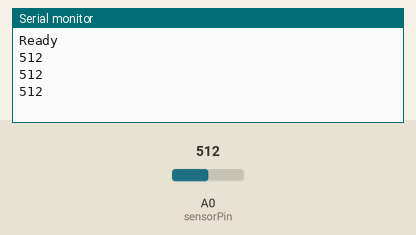
Simulated run of this sketch. Board: Arduino Uno, built with avr-gcc and run on an emulated ATmega328P. On the bench: the last lines printed to the serial monitor. The inputs (shaded band) are chosen by the test bench; at power-on: A0 (sensorPin) = 512.

Above: at 1.2 s.
1.3 s: A0 (sensorPin) set to 716
At 1.74 s:
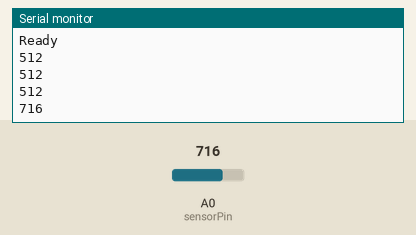
2.8 s: A0 (sensorPin) set to 900
At 2.86 s:
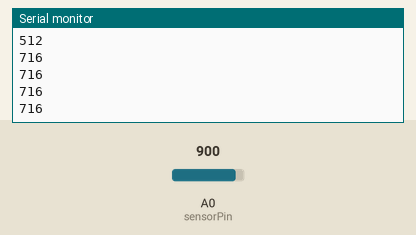
Timing chart, 0 to 5.8 s (numbered marks = the images above; inputs shaded):
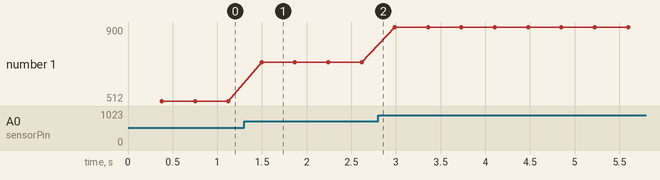

Measured:
- after the input at 1.3 s, the serial monitor: prints a new line after 0.20 s (image 1)
- plotted number 1: 512 → 716 after the input at 1.3 s, 716 → 900 after the input at 2.8 s

The sketch:

potentiometer.ino
```cpp
#define LCD_PORT_TX 7
#define LCD_PORT_RX 6 // not really used

// http://neaptide.org/journal/2014/07/arduino-softwareserial-with-printf/
#include <SoftwareSerial.h>
#include <inttypes.h>
class mySerial : public SoftwareSerial {

  public:
    mySerial(uint8_t receivePin, uint8_t transmitPin,
      bool inverse_logic = false) :
      SoftwareSerial(receivePin, transmitPin,inverse_logic) {}

    virtual size_t write(uint8_t byte) {
      return SoftwareSerial::write(byte);
    }

    int printf(char* fmt, ...) {
      char buff[256];
      va_list args;
      va_start(args, fmt);
      int return_status = vsnprintf(buff, sizeof(buff), fmt, args);
      va_end(args);
      uint8_t *s = (uint8_t *)&buff;
      while (*s) write(*s++);
      return return_status;
    }

};

mySerial lcdserial(LCD_PORT_RX, LCD_PORT_TX);

int sensorPin = A0;    // select the input pin for the potentiometer
int sensorValue = 0;  // variable to store the value coming from the sensor

int updateMonitor = 0;

#include <stdarg.h>
void p(char *fmt, ... ){
        char buf[128]; // resulting string limited to 128 chars
        va_list args;
        va_start (args, fmt );
        vsnprintf(buf, 128, fmt, args);
        va_end (args);
        Serial.print(buf);
}

void setup() {
  Serial.begin(115200);

  lcdserial.begin(9600);
  lcdserial.write(254); // move cursor to beginning of first line
  lcdserial.write(128);

  lcdserial.print("                "); // clear display
  lcdserial.print("                ");

  lcdserial.write(254); // move cursor to beginning of first line
  lcdserial.write(128);

  Serial.println(F("Ready"));
}

void loop() {
  // read the value from the sensor:
  sensorValue = analogRead(sensorPin);
  updateMonitor++;

  if (updateMonitor > 10) {
    Serial.println(sensorValue);
    updateMonitor = 0;
  }
  delay(20);


  lcdserial.write(254); // move cursor to beginning of first line
  lcdserial.write(128);
  lcdserial.printf("Value: %4d", sensorValue);

}
```
